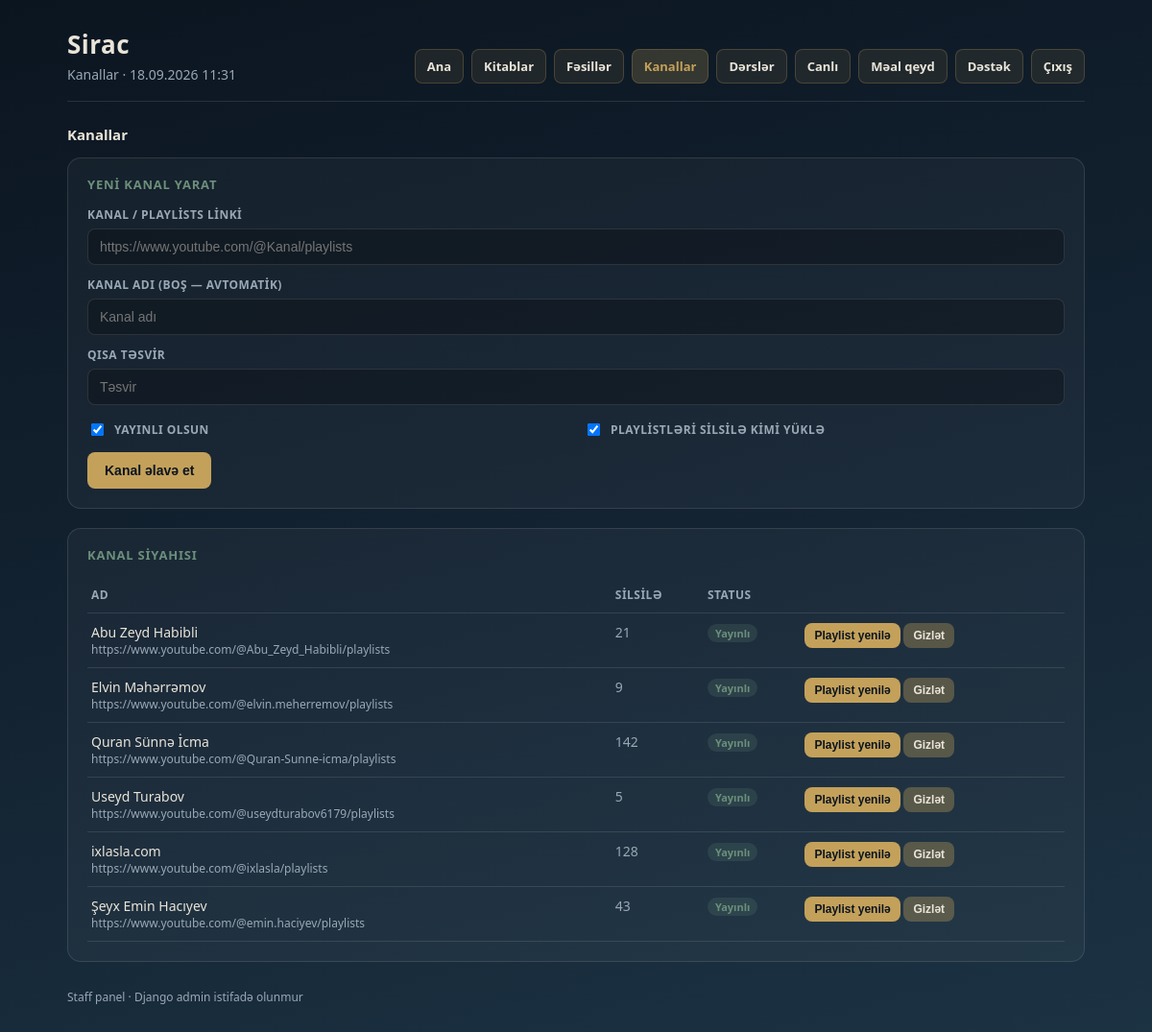
The app's page /panel/channels/ (signed in) with its own data.
### api/models.py (models this page shows, shortened)
class VideoChannel(models.Model):
    name = models.CharField('Kanal adı', max_length=200)
    url = models.URLField(
        'Kanal / playlists linki',
        max_length=500,
        help_text=(
            'Məs: https://www.youtube.com/@Abu_Zeyd_Habibli/playlists — '
            'saxlayanda bütün playlistlər silsilə kimi yüklənir.'
        ),
    )
    description = models.CharField(max_length=400, blank=True, default='')
    order = models.PositiveIntegerField(default=0)
    is_published = models.BooleanField(default=True)
    created_at = models.DateTimeField(auto_now_add=True)
    updated_at = models.DateTimeField(auto_now=True)
    class Meta:
        ordering = ['order', 'name']
        verbose_name = 'Video kanal'
        verbose_name_plural = 'Video kanallar'

### api/dashboard.py (the view, shortened to what this page needs)
# urls.py: path('panel/channels/', panel_channels, name='panel-channels'),
@staff_member_required
@require_http_methods(['GET', 'POST'])
def panel_channels(request):
    form_error = None
    ctx = _base_ctx('channels', form_error)
    ctx['channels_list'] = VideoChannel.objects.annotate(
        series_count=Count('series'),
    ).order_by('order', 'name')
    return render(request, 'api/panel/channels.html', ctx)

### api/dashboard.py (called while the page is built)
def _base_ctx(nav: str, form_error=None):
    return {
        'now': timezone.now(),
        'nav': nav,
        'form_error': form_error,
    }

### api/templates/api/panel/channels.html (shortened to what this page needs)
{% extends "api/panel/base.html" %}
{% block subtitle %}Kanallar{% endblock %}
{% block content %}
<h1 class="page-title">Kanallar</h1>
<section class="form-panel">
  <h2>Yeni kanal yarat</h2>
  <form method="post">
    <div class="form-grid">
      <div class="field full">
        <label for="channel_url">Kanal / playlists linki</label>
        <input id="channel_url" name="url" type="url" required
               placeholder="https://www.youtube.com/@Kanal/playlists" />
      </div>
      <div class="field full">
        <label for="channel_name">Kanal adı (boş — avtomatik)</label>
        <input id="channel_name" name="name" type="text" placeholder="Kanal adı" />
      </div>
      <div class="field full">
        <label for="channel_desc">Qısa təsvir</label>
        <input id="channel_desc" name="description" type="text" placeholder="Təsvir" />
      </div>
      <div class="field">
        <label class="check">
          <input type="checkbox" name="is_published" checked /> Yayınlı olsun
        </label>
      </div>
      <div class="field">
        <label class="check">
          <input type="checkbox" name="sync_playlists" checked /> Playlistləri silsilə kimi yüklə
        </label>
      </div>
    </div>
    <div class="actions">
      <button type="submit" class="btn">Kanal əlavə et</button>
    </div>
  </form>
</section>
<section class="panel">
  <h2>Kanal siyahısı</h2>
  {% if channels_list %}
  <table>
    <thead>
      <tr>
        <th>Ad</th>
        <th>Silsilə</th>
        <th>Status</th>
        <th></th>
      </tr>
    </thead>
    <tbody>
      {% for c in channels_list %}
      <tr>
        <td>
          <div>{{ c.name }}</div>
          <div class="muted" style="font-size:12px;word-break:break-all">{{ c.url|truncatechars:60 }}</div>
        </td>
        <td class="muted">{{ c.series_count }}</td>
        <td>
          {% if c.is_published %}<span class="badge">Yayınlı</span>
          {% else %}<span class="badge off">Gizli</span>{% endif %}
        </td>
        <td style="white-space:nowrap">
          <form method="post" class="inline-form">
            <button type="submit" class="btn" style="padding:6px 10px;font-size:12px">Playlist yenilə</button>
          </form>
          <form method="post" class="inline-form">
            <button type="submit" class="btn btn-danger" style="background:rgba(196,161,90,0.35);color:var(--text)">
              {% if c.is_published %}Gizlət{% else %}Yayınla{% endif %}
            </button>
          </form>
        </td>
      </tr>
      {% endfor %}
    </tbody>
  </table>
  {% else %}
  <p class="empty">Kanal yoxdur.</p>
  {% endif %}
</section>
{% endblock %}

### api/templates/api/panel/base.html (style rules this page uses)
:root { --ink: #0b1520; --ink-soft: #142433; --mist: #1c3344; --brass: #c4a15a; --sage: #6b8f7a; --text: #e9e4d8; --muted: #9aa8b5; --danger: #c45c4a; --line: rgba(233, 228, 216, 0.12); }
* { box-sizing: border-box; }
body { margin: 0; font-family: "Segoe UI", system-ui, sans-serif; background: linear-gradient(165deg, var(--ink) 0%, var(--ink-soft) 55%, var(--mist) 100%); color: var(--text); min-height: 100vh; }
.panel, .form-panel { background: rgba(255,255,255,0.035); border: 1px solid var(--line); border-radius: 14px; padding: 18px 20px 20px; margin-bottom: 20px; }
.panel h2, .form-panel h2, .page-title { margin: 0 0 14px; font-size: 13px; text-transform: uppercase; letter-spacing: 0.06em; color: var(--sage); font-weight: 600; }
.page-title { font-size: 15px; color: var(--text); text-transform: none; letter-spacing: 0; }
table { width: 100%; border-collapse: collapse; font-size: 14px; }
th, td { text-align: left; padding: 10px 4px; border-bottom: 1px solid var(--line); vertical-align: top; }
th { color: var(--muted); font-weight: 600; font-size: 12px; text-transform: uppercase; letter-spacing: 0.04em; }
.muted { color: var(--muted); }
.badge { display: inline-block; padding: 2px 8px; border-radius: 999px; font-size: 11px; font-weight: 600; background: rgba(107,143,122,0.18); color: var(--sage); }
.form-grid { display: grid; grid-template-columns: 1fr 1fr; gap: 12px 16px; }
.field { display: flex; flex-direction: column; gap: 6px; }
.field.full { grid-column: 1 / -1; }
.field label { font-size: 12px; font-weight: 600; color: var(--muted); text-transform: uppercase; letter-spacing: 0.04em; }
.field input[type="text"], .field input[type="url"], .field select, .field textarea { width: 100%; padding: 10px 12px; border-radius: 8px; border: 1px solid var(--line); background: rgba(0,0,0,0.25); color: var(--text); font-size: 14px; }
.check { display: flex; align-items: center; gap: 8px; margin-top: 4px; font-size: 14px; color: var(--text); }
.actions { margin-top: 14px; display: flex; flex-wrap: wrap; gap: 10px; align-items: center; }
.btn { appearance: none; border: none; cursor: pointer; padding: 11px 18px; border-radius: 8px; background: var(--brass); color: var(--ink); font-weight: 700; font-size: 14px; }
.btn-danger { background: rgba(196,92,74,0.85); color: #fff; padding: 6px 10px; font-size: 12px; }
.inline-form { display: inline; margin: 0; }

### records on screen
VideoChannel: name "Abu Zeyd Habibli", url "https://www.youtube.com/@Abu_Zeyd_Habibli/playlists", series_count "21", is_published "Yayınlı"
VideoChannel: name "Elvin Məhərrəmov", url "https://www.youtube.com/@elvin.meherremov/playlists", series_count "9", is_published "Yayınlı"
VideoChannel: name "Quran Sünnə İcma", url "https://www.youtube.com/@Quran-Sunne-icma/playlists", series_count "142", is_published "Yayınlı"
VideoChannel: name "Useyd Turabov", url "https://www.youtube.com/@useydturabov6179/playlists", series_count "5", is_published "Yayınlı"
VideoChannel: name "ixlasla.com", url "https://www.youtube.com/@ixlasla/playlists", series_count "128", is_published "Yayınlı"
VideoChannel: name "Şeyx Emin Hacıyev", url "https://www.youtube.com/@emin.haciyev/playlists", series_count "43", is_published "Yayınlı"
